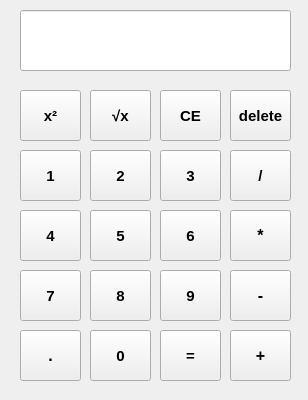
<?xml version="1.0" encoding="UTF-8"?>
<ui version="4.0">
 <class>MainWindow</class>
 <widget class="QMainWindow" name="MainWindow">
  <property name="minimumSize">
   <size>
    <width>308</width>
    <height>400</height>
   </size>
  </property>
  <property name="windowTitle">
   <string>MainWindow</string>
  </property>
  <widget class="QWidget" name="centralwidget">
   <widget class="QPushButton" name="pushButton">
    <property name="geometry">
     <rect>
      <x>20</x>
      <y>150</y>
      <width>61</width>
      <height>51</height>
     </rect>
    </property>
    <property name="font">
     <font>
      <pointsize>11</pointsize>
      <bold>true</bold>
     </font>
    </property>
    <property name="text">
     <string>1</string>
    </property>
   </widget>
   <widget class="QPushButton" name="pushButton_2">
    <property name="geometry">
     <rect>
      <x>90</x>
      <y>150</y>
      <width>61</width>
      <height>51</height>
     </rect>
    </property>
    <property name="font">
     <font>
      <pointsize>11</pointsize>
      <bold>true</bold>
     </font>
    </property>
    <property name="text">
     <string>2</string>
    </property>
   </widget>
   <widget class="QPushButton" name="pushButton_3">
    <property name="geometry">
     <rect>
      <x>160</x>
      <y>150</y>
      <width>61</width>
      <height>51</height>
     </rect>
    </property>
    <property name="font">
     <font>
      <pointsize>11</pointsize>
      <bold>true</bold>
     </font>
    </property>
    <property name="text">
     <string>3</string>
    </property>
   </widget>
   <widget class="QPushButton" name="pushButton_4">
    <property name="geometry">
     <rect>
      <x>20</x>
      <y>210</y>
      <width>61</width>
      <height>51</height>
     </rect>
    </property>
    <property name="font">
     <font>
      <pointsize>11</pointsize>
      <bold>true</bold>
     </font>
    </property>
    <property name="text">
     <string>4</string>
    </property>
   </widget>
   <widget class="QPushButton" name="pushButton_5">
    <property name="geometry">
     <rect>
      <x>90</x>
      <y>210</y>
      <width>61</width>
      <height>51</height>
     </rect>
    </property>
    <property name="font">
     <font>
      <pointsize>11</pointsize>
      <bold>true</bold>
     </font>
    </property>
    <property name="text">
     <string>5</string>
    </property>
   </widget>
   <widget class="QPushButton" name="pushButton_6">
    <property name="geometry">
     <rect>
      <x>160</x>
      <y>210</y>
      <width>61</width>
      <height>51</height>
     </rect>
    </property>
    <property name="font">
     <font>
      <pointsize>11</pointsize>
      <bold>true</bold>
     </font>
    </property>
    <property name="text">
     <string>6</string>
    </property>
   </widget>
   <widget class="QLineEdit" name="lineEdit">
    <property name="geometry">
     <rect>
      <x>20</x>
      <y>10</y>
      <width>271</width>
      <height>61</height>
     </rect>
    </property>
   </widget>
   <widget class="QPushButton" name="pushButton_7">
    <property name="geometry">
     <rect>
      <x>20</x>
      <y>270</y>
      <width>61</width>
      <height>51</height>
     </rect>
    </property>
    <property name="font">
     <font>
      <pointsize>11</pointsize>
      <bold>true</bold>
     </font>
    </property>
    <property name="text">
     <string>7</string>
    </property>
   </widget>
   <widget class="QPushButton" name="pushButton_8">
    <property name="geometry">
     <rect>
      <x>90</x>
      <y>270</y>
      <width>61</width>
      <height>51</height>
     </rect>
    </property>
    <property name="font">
     <font>
      <pointsize>11</pointsize>
      <bold>true</bold>
     </font>
    </property>
    <property name="text">
     <string>8</string>
    </property>
   </widget>
   <widget class="QPushButton" name="pushButton_9">
    <property name="geometry">
     <rect>
      <x>160</x>
      <y>270</y>
      <width>61</width>
      <height>51</height>
     </rect>
    </property>
    <property name="font">
     <font>
      <pointsize>11</pointsize>
      <bold>true</bold>
     </font>
    </property>
    <property name="text">
     <string>9</string>
    </property>
   </widget>
   <widget class="QPushButton" name="pushButton_10">
    <property name="geometry">
     <rect>
      <x>90</x>
      <y>330</y>
      <width>61</width>
      <height>51</height>
     </rect>
    </property>
    <property name="font">
     <font>
      <pointsize>11</pointsize>
      <bold>true</bold>
     </font>
    </property>
    <property name="text">
     <string>0</string>
    </property>
   </widget>
   <widget class="QPushButton" name="pushButton_11">
    <property name="geometry">
     <rect>
      <x>20</x>
      <y>330</y>
      <width>61</width>
      <height>51</height>
     </rect>
    </property>
    <property name="font">
     <font>
      <pointsize>12</pointsize>
      <bold>true</bold>
     </font>
    </property>
    <property name="text">
     <string>.</string>
    </property>
   </widget>
   <widget class="QPushButton" name="pushButton_13">
    <property name="geometry">
     <rect>
      <x>160</x>
      <y>330</y>
      <width>61</width>
      <height>51</height>
     </rect>
    </property>
    <property name="font">
     <font>
      <pointsize>11</pointsize>
      <bold>true</bold>
     </font>
    </property>
    <property name="text">
     <string>=</string>
    </property>
   </widget>
   <widget class="QPushButton" name="pushButton_14">
    <property name="geometry">
     <rect>
      <x>230</x>
      <y>150</y>
      <width>61</width>
      <height>51</height>
     </rect>
    </property>
    <property name="font">
     <font>
      <pointsize>11</pointsize>
      <bold>true</bold>
     </font>
    </property>
    <property name="text">
     <string>/</string>
    </property>
   </widget>
   <widget class="QPushButton" name="pushButton_15">
    <property name="geometry">
     <rect>
      <x>230</x>
      <y>210</y>
      <width>61</width>
      <height>51</height>
     </rect>
    </property>
    <property name="font">
     <font>
      <pointsize>12</pointsize>
      <bold>true</bold>
     </font>
    </property>
    <property name="text">
     <string>*</string>
    </property>
   </widget>
   <widget class="QPushButton" name="pushButton_16">
    <property name="geometry">
     <rect>
      <x>230</x>
      <y>270</y>
      <width>61</width>
      <height>51</height>
     </rect>
    </property>
    <property name="font">
     <font>
      <pointsize>12</pointsize>
      <bold>true</bold>
     </font>
    </property>
    <property name="text">
     <string>-</string>
    </property>
   </widget>
   <widget class="QPushButton" name="pushButton_17">
    <property name="geometry">
     <rect>
      <x>230</x>
      <y>330</y>
      <width>61</width>
      <height>51</height>
     </rect>
    </property>
    <property name="font">
     <font>
      <pointsize>12</pointsize>
      <bold>true</bold>
     </font>
    </property>
    <property name="text">
     <string>+</string>
    </property>
   </widget>
   <widget class="QPushButton" name="pushButton_12">
    <property name="geometry">
     <rect>
      <x>20</x>
      <y>90</y>
      <width>61</width>
      <height>51</height>
     </rect>
    </property>
    <property name="font">
     <font>
      <pointsize>11</pointsize>
      <bold>true</bold>
     </font>
    </property>
    <property name="text">
     <string>x²</string>
    </property>
   </widget>
   <widget class="QPushButton" name="pushButton_18">
    <property name="geometry">
     <rect>
      <x>90</x>
      <y>90</y>
      <width>61</width>
      <height>51</height>
     </rect>
    </property>
    <property name="font">
     <font>
      <pointsize>11</pointsize>
      <bold>true</bold>
     </font>
    </property>
    <property name="text">
     <string>√x</string>
    </property>
   </widget>
   <widget class="QPushButton" name="pushButton_19">
    <property name="geometry">
     <rect>
      <x>160</x>
      <y>90</y>
      <width>61</width>
      <height>51</height>
     </rect>
    </property>
    <property name="font">
     <font>
      <pointsize>11</pointsize>
      <bold>true</bold>
     </font>
    </property>
    <property name="text">
     <string>CE</string>
    </property>
   </widget>
   <widget class="QPushButton" name="pushButton_20">
    <property name="geometry">
     <rect>
      <x>230</x>
      <y>90</y>
      <width>61</width>
      <height>51</height>
     </rect>
    </property>
    <property name="font">
     <font>
      <pointsize>11</pointsize>
      <bold>true</bold>
     </font>
    </property>
    <property name="text">
     <string>delete</string>
    </property>
   </widget>
  </widget>
 </widget>
 <resources/>
 <connections/>
</ui>
